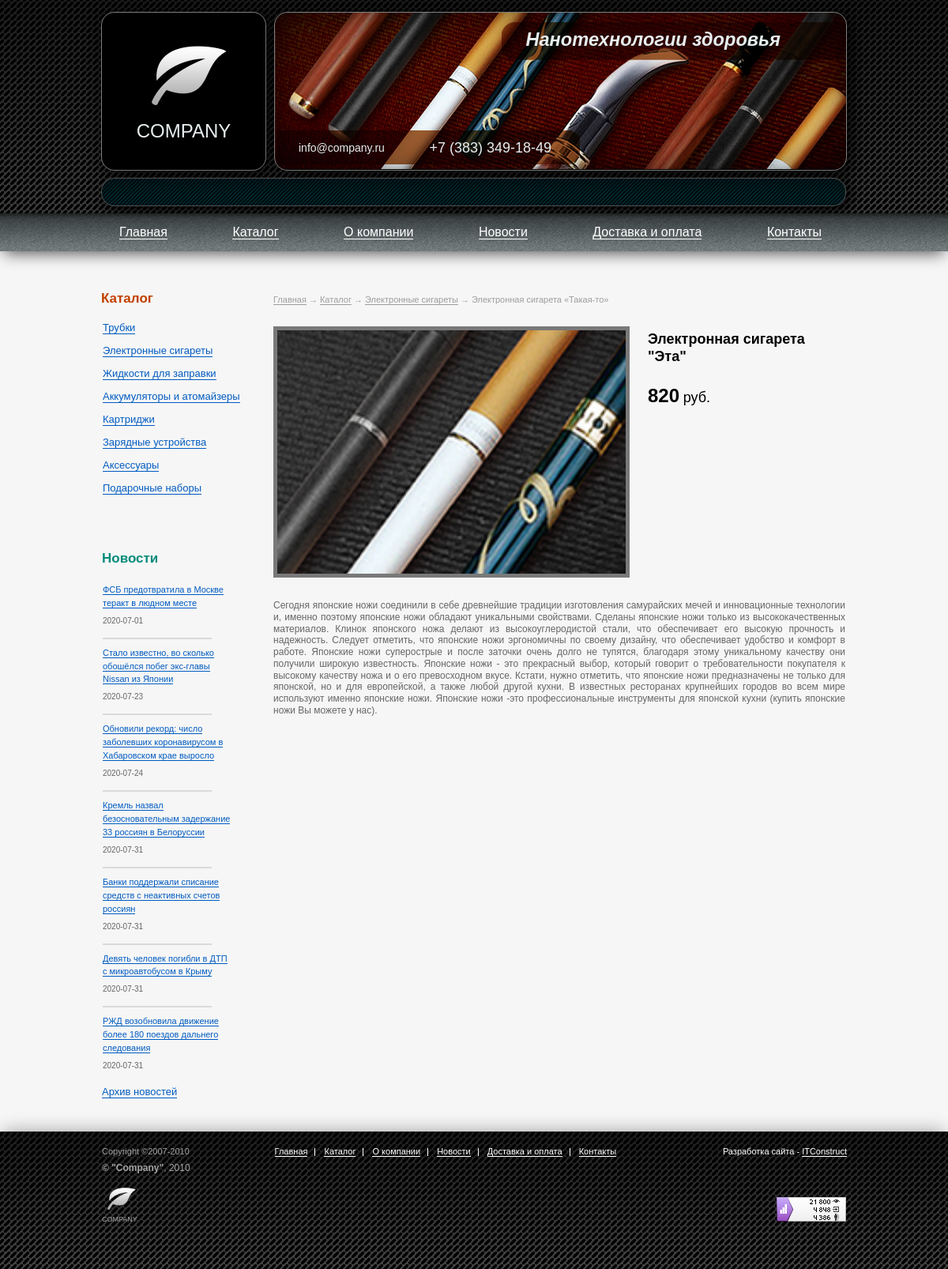
Screenshot of /product.php?id=1 with the database file from the repository.
### tables this page shows
CREATE TABLE IF NOT EXISTS `category` (
  `id` int(11) NOT NULL AUTO_INCREMENT,
  `name` varchar(255) NOT NULL,
  `pic` varchar(255) NOT NULL,
  PRIMARY KEY (`id`)
);

CREATE TABLE IF NOT EXISTS `news` (
  `id` int(11) NOT NULL AUTO_INCREMENT,
  `header` varchar(255) NOT NULL,
  `date` date NOT NULL,
  `preview` text NOT NULL,
  `text` text NOT NULL,
  PRIMARY KEY (`id`)
);

CREATE TABLE IF NOT EXISTS `product` (
  `id` int(11) NOT NULL AUTO_INCREMENT,
  `pic` varchar(255) DEFAULT NULL,
  `name` varchar(255) NOT NULL,
  `price` double NOT NULL,
  `desc` text NOT NULL,
  `cat_main` int(11) NOT NULL,
  PRIMARY KEY (`id`),
  KEY `cat_main` (`cat_main`)
);

### product.php (called while the page is built, shortened)
<?php
require_once './includes/lib.php';
require_once 'application/models/model_product.php';
require_once 'application/views/template_view.php';

### application/models/model_categories.php (called while the page is built, shortened)
<?php
require_once './includes/config.php';
$sql = 'SELECT * FROM category';
$result_categories_sidebar = mysqli_query($link, $sql);

### includes/lib.php (called while the page is built, shortened)
<?php
require_once 'application/models/model_news.php';
require_once 'application/models/model_categories.php';

### application/models/model_news.php (called while the page is built, shortened)
<?php
require_once './includes/config.php';
$sql= 'SELECT * FROM news';
$result_news_sidebar = mysqli_query($link, $sql);

### application/models/model_product.php (called while the page is built, shortened)
<?php
require_once './includes/config.php';
$id = $_GET['id'];
foreach($product_array as $index => $value) {
  if($value == $id){
    $sql = 'SELECT * FROM product WHERE id ='.$id;
    $result_product = mysqli_query($link, $sql);
  break;
  }
}

### application/views/product_view.php (the view)
<div class="wrapper content__wrapper">
  <main class="inside-content">
    <nav class="bread-crumbs-container product__bread-crumbs">
      <ul class="bread-crumbs">
        <li class="bread-crumb"><a class="bread-crumb__link" href="index.php">Главная</a></li>
        <li class="bread-crumb"><a class="bread-crumb__link" href="catalog.php">Каталог</a></li>
        <li class="bread-crumb"><a class="bread-crumb__link" href="#">Электронные сигареты</a></li>
        <li class="bread-crumb bread-crumb_current">Электронная сигарета «Такая-то»</li>
      </ul>
    </nav>
    <section class="product">
      <?php
        while ($row = mysqli_fetch_array($result_product)) {
          print('<h1 class="product__info-block-part product__headline">' . $row['name'] . '</h1><img class="product__image" src="' . $row['pic'] . '" alt="Упс! Здесь было фото сигареты, но теперь его нет :("><span class="good-price good_price product__info-block-part product__info-price">'. $row['price'] .' <small class="good-price__currency">руб.</small></span><article class="product__description">' . $row['desc'] . '</article>');
        }
      ?>
    </section>
  </main>
</div>

### application/views/includes/template_sidebar.php
<div class="sidebar">
	<section class="catalog">
		<h2 class="sidebar__headline">Каталог</h2>
		<ul class="catalog-list">
			<?php
      while ($row = mysqli_fetch_array($result_categories_sidebar)) {
        print('<li class="catalog-list__item"><a class="catalog-list__link" href="/catalog.php?id=' . $row['id'] . '">' . $row['name'] . '</a></li>');
      }
    	?>
		</ul>
	</section>
	<section class="news">
		<h2 class="sidebar__headline news__headline">Новости</h2>
		<ul class="news-list">
		<?php
      while ($row = mysqli_fetch_array($result_news_sidebar)) {
        print('<li class="news-item">' . '<a class="news-item__link" href="/news-detail.php?id=' . $row['id'] . '">' . $row['header'] . '<span class="news-item__date">' . $row['date'] . '</span></a></li>');
      }
    ?>
		</ul>
		<span class="archive"><a class="archive__link" href="/news.php">Архив новостей</a></span>
	</section>
</div>

### css/stylesheet.css (style rules this page uses)
html, body, div, span, applet, object, iframe, h1, h2, h3, h4, h5, h6, p, blockquote, pre, a, abbr, acronym, address, big, cite, code, del, dfn, em, img, ins, kbd, q, s, samp, small, strike, strong, sub, sup, tt, var, b, u, i, center, dl, dt, dd, ol, ul, li, fieldset, form, label, legend, table, caption, tbody, tfoot, thead, tr, th, td, article, aside, canvas, details, embed, figure, figcaption, footer, header, hgroup, menu, nav, output, ruby, section, summary, time, mark, audio, video { margin: 0; padding: 0; border: 0; font-size: 100%; font: inherit; vertical-align: baseline; }
article, aside, details, figcaption, figure, footer, header, hgroup, menu, nav, section { display: block; }
body { line-height: 1; }
ol, ul { list-style: none; }
html, body, h3 { font-family: "Arial", "Tahoma", "Geneva", sans-serif; width: 100%; }
h1 { font-size: 17px; margin: 0 0 26px -3px; font-weight: bold; }
h2 { color: #000; font-size: 13px; font-weight: bold; line-height: 18px; margin: 18px 0; font-weight: bold; }
p, ul, ol { font-size: 13px; line-height: 18px; margin: 18px 0; }
ul, li { list-style: none; margin: 0; padding: 0; }
a { text-decoration: none; border-bottom: 1px solid #fff; }
body { min-width: 1000px; }
.wrapper { width: 944px; }
.inside-content { padding: 3px 0 0 0; align-self: flex-end; width: 724px; float: right; }
.seo-article, .product__description { color: #666; font-size: 12px; line-height: 14.772px; margin: 12px 2px 81px 0; text-align: justify; width: 724px; float: right; }
.sidebar { float: left; width: 176px; margin-bottom: 43px; }
.catalog { margin-bottom: 73px; }
.sidebar__headline { color: #c24000; font-size: 17px; line-height: 20.4px; margin: 0 0 21px; }
.catalog-list { margin: 0 0 0 2px; }
.catalog-list__item { line-height: 12px; margin-bottom: 17px; }
.catalog-list__link { border-bottom: 1px solid #005bc1; color: #005bc1; font-size: 13px; text-decoration: none; }
.news { width: 165px; }
.news__headline { color: #058b7a; margin: 0 0 20px 1px; }
.news-list { margin: 0; }
.news-item__link { font-size: 13px; line-height: 15.6px; border-bottom: 1px solid #005bc1; }
.archive { display: block; margin-left: 1px; margin-top: -8px; }
.archive__link { font-size: 13px; color: #005bc1; border-bottom: 1px solid #005bc1; }
.news-item { line-height: 16.9px; margin-bottom: 27px; margin-left: 2px; }
.news-item__link { color: #005bc1; font-size: 11px; }
.news-item__date { color: #666; display: block; font-size: 10px; line-height: 10px; margin-top: 9px; position: relative; }
.news-item__date::after { border: 1px solid #dadada; bottom: -18px; content: ""; height: 0; left: 0; position: absolute; width: 136px; }
.news-item:last-child .news-item__date::after { border: none; }
.bread-crumbs-container { display: block; margin: -1px 0px 11px -2px; }
.bread-crumbs { display: inline; color: #9d9d9d; font-size: 11px; }
.bread-crumb { display: inline; position: relative; margin-right: 14px; }
.bread-crumb::after { content: "→"; position: absolute; top: -3px; left: -14px; }
.bread-crumb:last-child { margin-right: 0; }
.bread-crumb:first-child::after { content: ""; }
.bread-crumb__link { color: inherit; border-bottom: 1px solid #9d9d9d; }
.good-price { font-size: 24px; font-weight: bold; }
.good_price { display: block; margin: 9px 0 11px -1px; }
.good-price__currency { font-weight: normal; font-size: 18px; margin-left: -2px; }
.product { margin: 25px 0 0 -2px; }
.product__bread-crumbs { margin-bottom: 25px; }
.product__headline { margin-top: 6px; font-size: 18px; line-height: 21.5px; margin-bottom: 18px; }
.product__image { float: left; outline: 5px solid #797979; outline-offset: -5px; width: 451px; height: 318px; margin-bottom: 16px; }
.product__info-block-part { float: right; width: 250px; margin-right: 2px; }
.product__info-price { margin-bottom: 16px; }
.product__description { margin-bottom: 201px; }

### rows the page displays
category: name "Трубки"
category: name "Электронные сигареты"
category: name "Жидкости для заправки"
category: name "Аккумуляторы и атомайзеры"
category: name "Картриджи"
category: name "Зарядные устройства"
category: name "Аксесcуары"
category: name "Подарочные наборы"
news: header "ФСБ предотвратила в Москве теракт в людном месте", date "2020-07-01"
news: header "Стало известно, во сколько обошёлся побег экс-главы Nissan из Японии", date "2020-07-23"
news: header "Обновили рекорд: число заболевших коронавирусом в Хабаровском крае выросло", date "2020-07-24"
news: header "Кремль назвал безосновательным задержание 33 россиян в Белоруссии", date "2020-07-31"
news: header "Банки поддержали списание средств с неактивных счетов россиян", date "2020-07-31"
news: header "Девять человек погибли в ДТП с микроавтобусом в Крыму", date "2020-07-31"
news: header "РЖД возобновила движение более 180 поездов дальнего следования", date "2020-07-31"
product: name "Электронная сигарета \"Эта\"", pic (picture), price "820", desc "Сегодня японские ножи соединили в себе древнейшие традиции изготовления самурайских мечей и инновационные технологии и, именно поэтому японские ножи обладают уникальными свойствами. Сделаны японские ножи только из высококачественных материалов. Клинок японского ножа делают из высокоуглеродистой стали, что обеспечивает его высокую прочность и надежность. Следует отметить, что японские ножи эргономичны по своему дизайну, что обеспечивает удобство и комфорт в работе. Японские ножи суперострые и после заточки очень долго не тупятся, благодаря этому уникальному качеству они получили широкую известность. Японские ножи - это прекрасный выбор, который говорит о требовательности покупателя к…"
